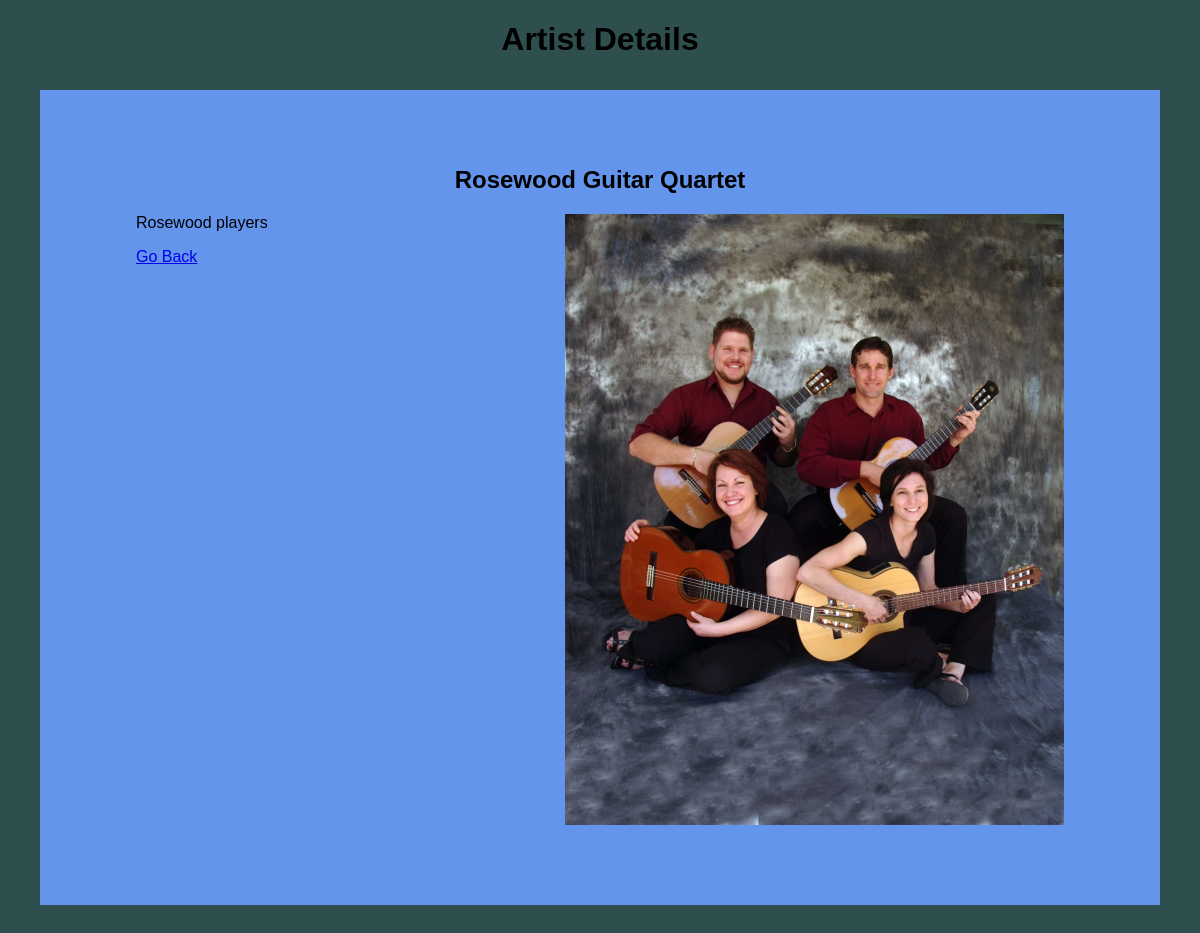
/artistDisplay.php?artistId=8, run on an earlier commit of the app's database.
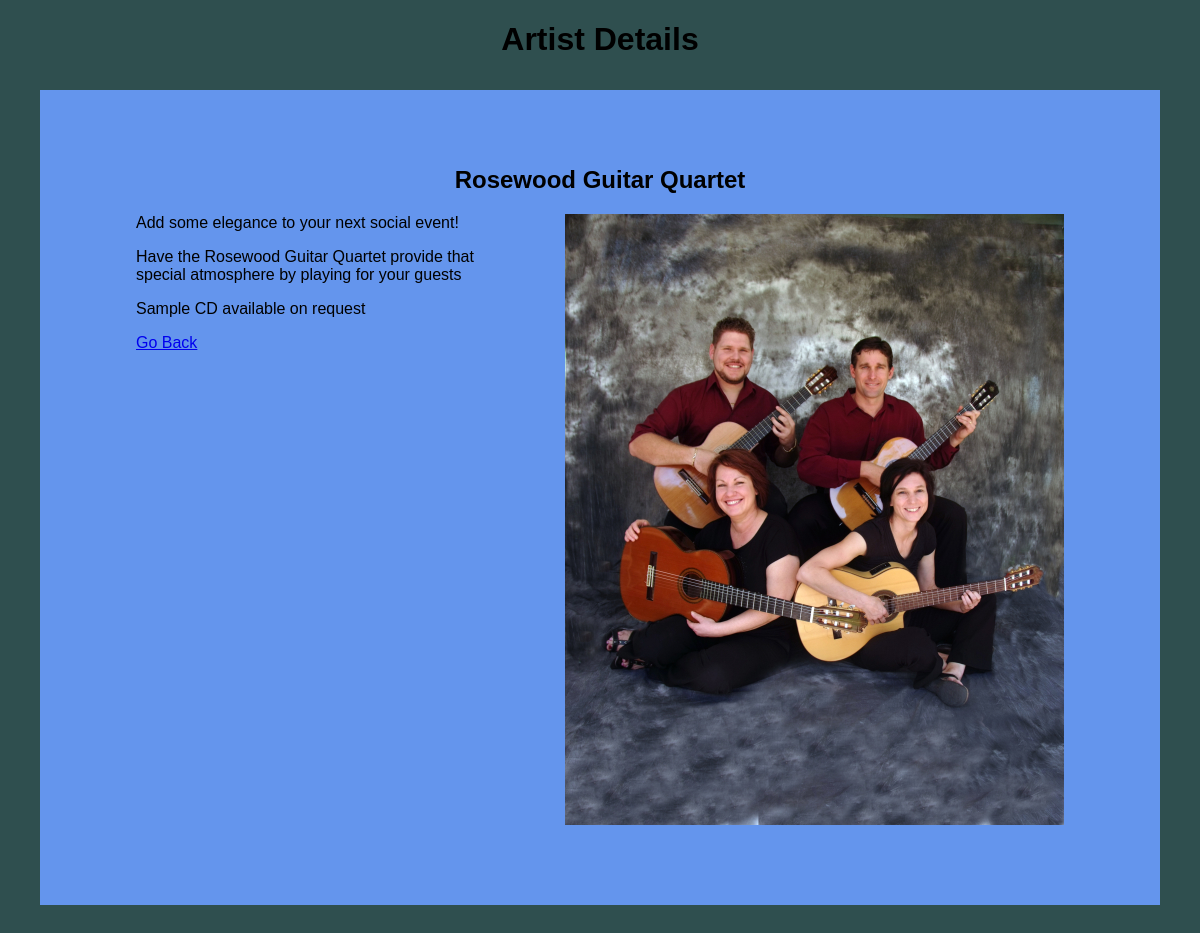
And on a later commit of the database.
### tables this page shows
CREATE TABLE "artists" (artistId INTEGER PRIMARY KEY NOT null
    ,   artistName VARCHAR(40)
    ,   artistGenre VARCHAR(60)
    ,   artistUrl VARCHAR(80)
    ,   artistPhoto VARCHAR(40)
--    ,   artistShortText VARCHAR(240)
    ,   artistText VARCHAR(4096)
	);

### artistDisplay.php (the view, shortened to what this page needs)
<?php
include("dbConnect.php")
?>
<!doctype html>
<html>
<head>
    <link href='styles/artistDisplay.css' rel='stylesheet' type='text/css'>
 </head>
<body>
<h1>Artist Details</h1>
<?php
$query = $dbh->prepare("SELECT * FROM artists WHERE artistId = $_GET[artistId]");
$query->execute();
$rows= $query -> fetchAll();
foreach ($rows as $row)
{
    echo "<div>";
    echo "<h2>$row[artistName]</h2>";
    echo "<img src='musos/$row[artistPhoto]' class='artistPhotoRight'>";
    echo "<p>";
    echo str_replace("\n", "</p><p>", $row[artistText]) . "</p>";
    echo "<p><a href='#' onclick='history.go(-1)'>Go Back</a> </p>";
    echo "</div>";
}
?>
</body>
</html>

### styles/artistDisplay.css (style rules this page uses)
body { background-color: darkslategrey; font-family: sans-serif; }
h1, h2 { font-family: sans-serif ; text-align: center; }
div { column-width: 60%; margin: 2em; padding: 3.5em; background-color: cornflowerblue; border-style: none; overflow: auto; }
p { padding-right: 2.5em; padding-left: 2.5em; }
.artistPhotoLeft, .artistPhotoRight, .artistThumbLeft, .artistThumbRight { margin-left: 2.5em; margin-right: 2.5em; margin-bottom: 1.5em; }
.artistPhotoLeft, .artistPhotoRight, { border-top-right-radius: 2em; border-top-left-radius: 2em; border-bottom-left-radius: 2em; border-bottom-right-radius: 2em; }
.artistPhotoRight, .artistThumbRight { float: right; }

What changed in the data, as far as the page shows it:
changed artists "Rosewood Guitar Quartet": artistText "Rosewood players" → "Add some elegance to your next social event! Have the Rosewood Guitar Quartet provide that special atmosphere by playing for your guests Sample CD available on request"
